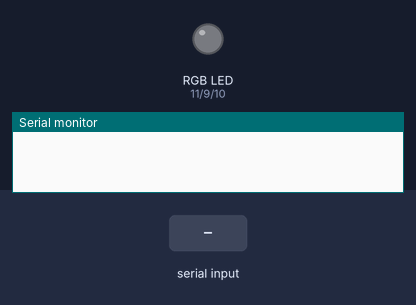
A sketch run on a simulated Arduino Uno, built with avr-gcc and run on an emulated ATmega328P. On the bench: an RGB LED mixed from three pins (HIGH = lit), the last lines printed to the serial monitor. Inputs (shaded band) come from the test bench.

Above: at 1.2 s.
1.3 s: "r" received over Serial
At 2.4 s:
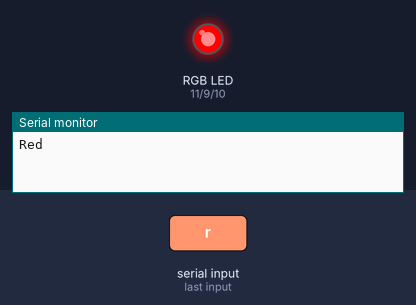
2.8 s: "g" received over Serial
At 3.5 s:
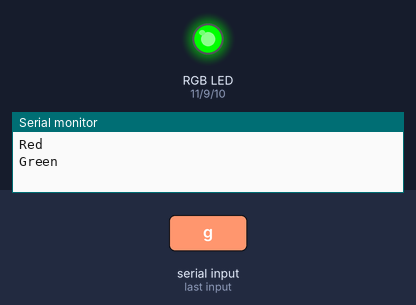
4.3 s: "y" received over Serial
At 4.6 s:
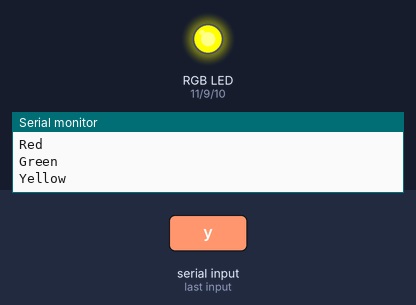
5.8 s: "1" received over Serial
At 7.0 s:
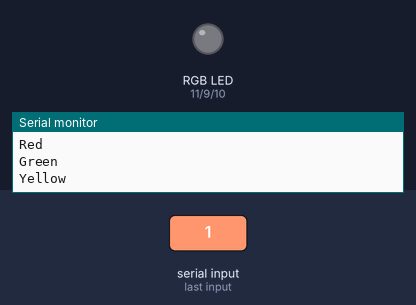
Timing chart, 0 to 8.3 s (numbered marks = the images above; inputs shaded):
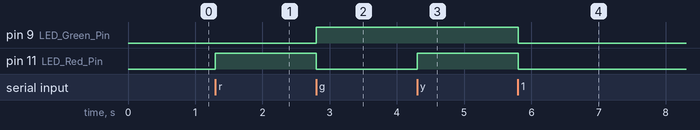

The sketch:

sketch_sep15i.ino
```cpp
int LED_Red_Pin = 11;
int LED_Green_Pin = 9;
int LED_Blue_Pin = 10;

void setup() {
  pinMode(LED_Red_Pin, OUTPUT);
  pinMode(LED_Green_Pin, OUTPUT);
  pinMode(LED_Blue_Pin, OUTPUT);

  Serial.begin(9600);
}

void loop() {
  if (Serial.available() > 0) {
    char serialData = Serial.read();

    if (serialData == 'r') {
      RGB_Color(255, 0, 0);
      Serial.println("Red");
      delay(1000);
    }
    else if (serialData == 'g') {
      RGB_Color(0, 255, 0);
      Serial.println("Green");
      delay(1000);
    }
    else if (serialData == 'y') {
      RGB_Color(255, 255, 0);
      Serial.println("Yellow");
      delay(1000);
    }
    else {
      RGB_Color(0, 0, 0);
    }
  }
}

void RGB_Color(int LED_Red_Val, int LED_Green_Val, int LED_Blue_Val) {
  analogWrite(LED_Red_Pin, LED_Red_Val);
  analogWrite(LED_Green_Pin, LED_Green_Val);
  analogWrite(LED_Blue_Pin, LED_Blue_Val);
}
```

Measured:
- after the input at 1.3 s, pin 11 (LED_Red_Pin): LOW → HIGH at once
- after the input at 2.8 s, pin 9 (LED_Green_Pin): LOW → HIGH at once; pin 11 (LED_Red_Pin): HIGH → LOW at once
- after the input at 4.3 s, pin 11 (LED_Red_Pin): LOW → HIGH at once
- after the input at 5.8 s, pin 9 (LED_Green_Pin), pin 11 (LED_Red_Pin): HIGH → LOW at once
